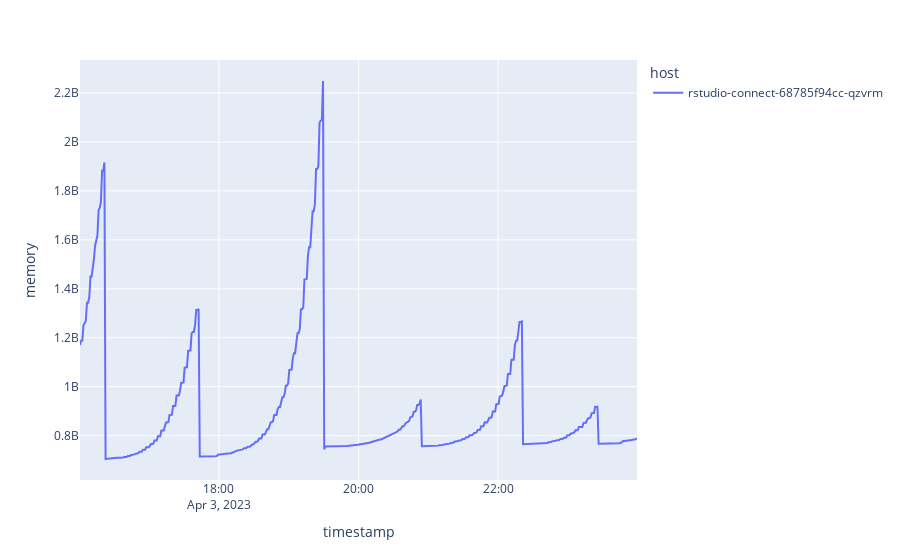

Here is the notebook cell this chart was saved with:
### Code cell
read_chronicle("./data/v1/metrics/").metrics.plot("rsconnect_system_memory_used", "memory")

### Figure 1 — Plotly figure (JSON) as saved in the notebook; plotly's stock layout.template omitted (floating-point values rounded to 4 significant figures; data arrays with more than 128 entries replaced by an {"elided": "..."} marker saying what was removed)
{"data": [{"hovertemplate": "host=rstudio-connect-68785f94cc-qzvrm<br>timestamp=%{x}<br>memory=%{y}<extra></extra>", "legendgroup": "rstudio-connect-68785f94cc-qzvrm", "line": {"color": "#636efa", "dash": "solid"}, "marker": {"symbol": "circle"}, "mode": "lines", "name": "rstudio-connect-68785f94cc-qzvrm", "orientation": "v", "showlegend": true, "type": "scatter", "x": {"elided": "480 str values"}, "xaxis": "x", "y": {"elided": "480 int values"}, "yaxis": "y"}], "layout": {"legend": {"title": {"text": "host"}, "tracegroupgap": 0}, "margin": {"t": 60}, "xaxis": {"anchor": "y", "domain": [0, 1], "title": {"text": "timestamp"}}, "yaxis": {"anchor": "x", "domain": [0, 1], "title": {"text": "memory"}}}}
